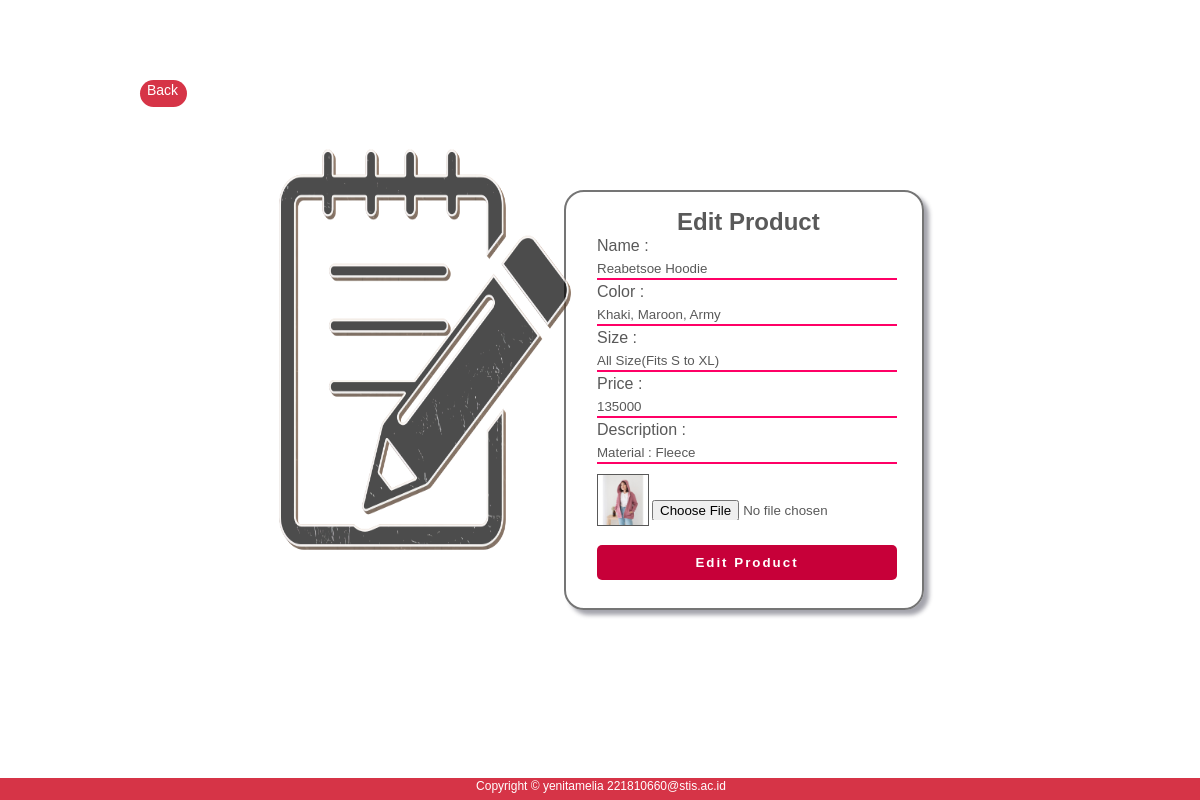
The app's page /edit.php?code=KP01 (signed in) with its own data.
### tables this page shows
CREATE TABLE `pakaian` (
  `code` char(4) NOT NULL,
  `name` varchar(30) NOT NULL,
  `color` varchar(30) NOT NULL,
  `size` varchar(30) NOT NULL,
  `price` int(11) NOT NULL,
  `photo` varchar(30) NOT NULL,
  `description` varchar(100) NOT NULL
);

### function.php (called while the page is built, shortened)
<?php
$conn = mysqli_connect("localhost", "root", "12345", "dbpakaian");
function query($query){
	global $conn;
	$result = mysqli_query($conn, $query);
	$rows = [];
	while ($row = mysqli_fetch_assoc($result)) {
		$rows[] = $row;
	}
	return $rows;
}
?>

### edit.php (the view, shortened to what this page needs)
<?php
require 'function.php';
$code = $_GET["code"];
$pk = query("SELECT * FROM pakaian WHERE code = '$code'")[0];
 ?>
<!DOCTYPE html>
<html lang="id">
<head>
	<link rel="stylesheet" href="style.css">
</head>
<body>
	<div class="editbox">
	<form action="edit.php" method="post" class="edit-group" enctype="multipart/form-data">
	<h1 class="edit">Edit Product</h1>
		<ul class="edit">
			<li>
				<label class="edit-label" for="name">Name : </label>
				<input class="edit-prod" type="text" name="name" id="name" required value="<?= $pk["name"]; ?>">
			</li>
			<li>
				<label class="edit-label" for="color">Color : </label>
				<input class="edit-prod" type="text" name="color" id="color" required value="<?= $pk["color"]; ?>">
			</li>
			<li>
				<label  class="edit-label" for="size">Size : </label>
				<input class="edit-prod" type="text" name="size" id="size" required value="<?= $pk["size"]; ?>">
			</li>
			<li>
				<label class="edit-label" for="price">Price : </label>
				<input class="edit-prod" type="text" name="price" id="price" required value="<?= $pk["price"]; ?>">
			</li>
			<li>
				<label class="edit-label" for="description">Description : </label>
				<input class="edit-prod" type="text" name="description" id="description" required value="<?= $pk["description"]; ?>">
			</li>
			<li>
				<img class="edit-prod" src="image/<?= $pk['photo']; ?>" width="50" alt=""><br>
				<input class="choose-image-edit" type="file" name="photo">
			</li>
			<li>
				<button class="edit-prod" type="submit" name="submit">Edit Product</button>
			</li>
		</ul>
	</form>
	</div>
		<div class="edit-image">
		<img src="image/edit-bg.png" alt="">
	</div>
	<div class="back">
		<a class="backn" href="index.php">Back</a>
	</div>
	<div class="footer">
    	<p>Copyright &copy; yenitamelia 221810660@stis.ac.id</p>
    </div>
</body>
</html>

### style.css (style rules this page uses)
* { margin: 0; padding: 0; font-family: sans-serif; }
h1.add, h1.edit { position: absolute; color: #595959; top: -26px; margin-left: 80px; font-size: 24px; }
.addbox, .editbox { width: 360px; height: 420px; position: absolute; top: 50%; left: 62%; transform: translate(-50%, -50%); background: transparent; padding: 10px 30px; border: 2px solid #757575; box-sizing: border-box; border-radius: 20px; overflow: hidden; color: #595959; box-shadow: 5px 5px 4px rgba(27, 27, 47, .4); }
.add-group, .edit-group { top: 60px; position: absolute; width: 300px; margin-left: -4px; }
.edit-group { top: 42px; margin-left: 1px; }
ul.add-prod, ul.edit { list-style: none; }
input.add-prod, input.edit-prod { width: 100%; height: 20px; border: none; border-bottom: 2px solid #ff0066; margin-top: 15px; outline: none; background: transparent; color: #595959; }
label.edit-label, input.edit-prod { margin-top: 3px; display: block; }
.add-image img, .edit-image img { width: 350px; position: absolute; min-height: 60vh; margin-top: 110px; margin-left: 250px; opacity: .7; }
img.edit-prod { margin-top: 10px; border: 1px solid #595959; }
input.choose-image-edit { height: 20px; margin-left: 55px; position: absolute; margin-top: -30px; }
button.add-prod, button.edit-prod { border: 0; outline: none; width: 100%; background: #c70039; padding: 10px; margin-top: 25px; border-radius: 5px; cursor: pointer; color: #fff; letter-spacing: 2px; font-weight: bold; }
button.edit-prod { margin-top: 15px; }
.footer { position: absolute; width: 100%; bottom: 0; height: 20px; background-color: #D63447; color: #fff; text-align: center; font-size: 12px; padding: 1px; }
.back { width: 45px; height: 25px; background-color: #D63447; border-radius: 15px; position: absolute; margin-top: 80px; padding: 1px; margin-left: 140px; }
a.backn { padding: 6px; color: #fff; list-style: none; text-decoration: none; font-size: 14px; }

### records on screen
pakaian: name "Reabetsoe Hoodie", color "Khaki, Maroon, Army", size "All Size(Fits S to XL)", price "135000", description "Material : Fleece", photo (picture)
